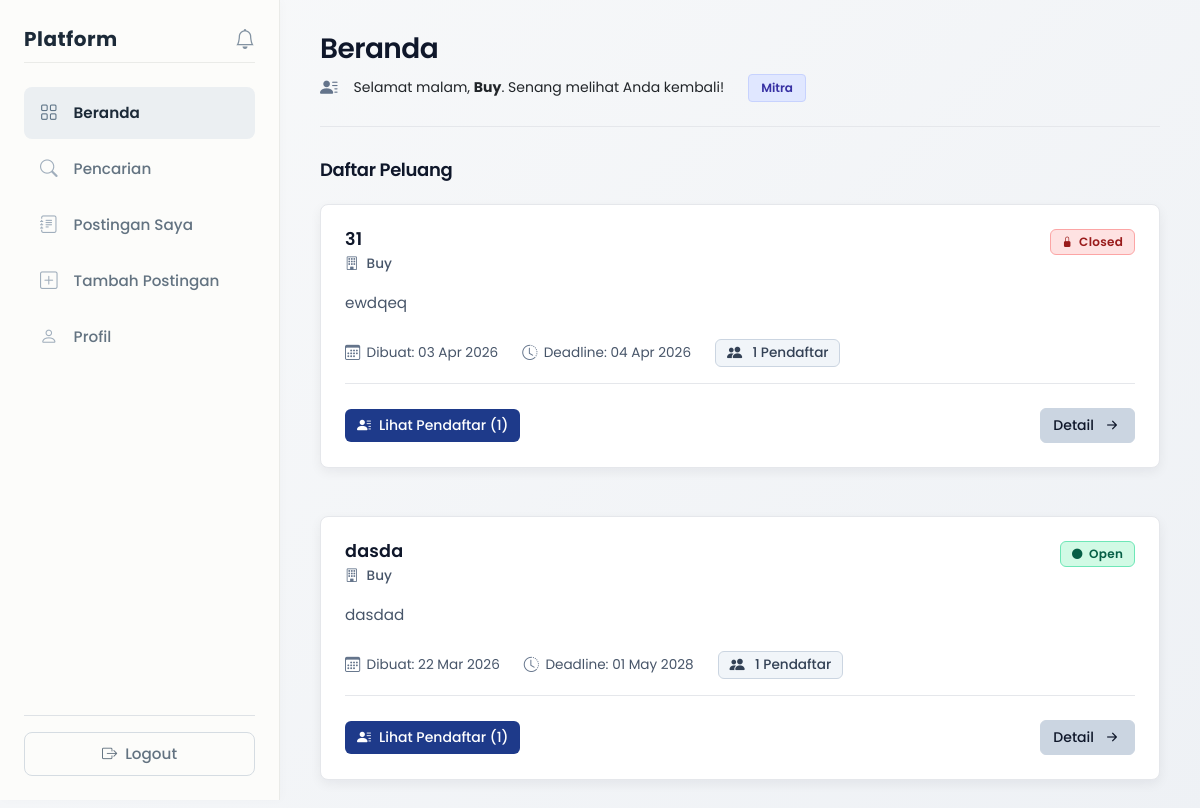
Screenshot of /views/dashboard.php (signed in) with the database file from the repository.
### tables this page shows
CREATE TABLE `mitra` (
  `id` int NOT NULL,
  `user_id` int NOT NULL,
  `nama_organisasi` varchar(150) DEFAULT NULL,
  `deskripsi` text,
  `kontak` varchar(100) DEFAULT NULL,
  `status_verifikasi` enum('pending','approved','rejected') DEFAULT 'pending'
);

CREATE TABLE `peluang` (
  `id` int NOT NULL,
  `mitra_id` int NOT NULL,
  `judul` varchar(150) NOT NULL,
  `deskripsi` text NOT NULL,
  `tipe` enum('magang','kursus') NOT NULL,
  `lokasi` varchar(100) DEFAULT NULL,
  `kuota` int DEFAULT '0',
  `min_ipk` decimal(3,2) DEFAULT '0.00',
  `min_semester` int DEFAULT '1',
  `fakultas` varchar(100) DEFAULT NULL,
  `deadline` datetime NOT NULL,
  `status` enum('pending','approved','rejected') DEFAULT 'approved',
  `created_at` timestamp NULL DEFAULT CURRENT_TIMESTAMP,
  `closed_at` timestamp NULL DEFAULT NULL
);

### views/components/post_card.php (the view, shortened to what this page needs)
<?php
$current_date = date('Y-m-d H:i:s');
$is_manually_closed = !empty($post['closed_at']);
$is_deadline_passed = $post['deadline'] < $current_date;
$is_post_open = !$is_manually_closed && !$is_deadline_passed;
$status = $is_post_open ? 'Open' : 'Closed';
?>
<div class="card mb-4 post-card">
    <div class="card-body p-4">
        <div class="d-flex justify-content-between align-items-start mb-3">
            <div>
                <h5 class="post-title mb-1"><?php echo htmlspecialchars($post['judul']); ?></h5>
                <div class="post-subtitle d-flex align-items-center">
                    <i class="bi bi-building me-2"></i>
                    <?php echo htmlspecialchars($post['nama_mitra'] ?? 'Mitra'); ?>
                </div>
            </div>
            <span class="badge badge-status <?php echo ($status == 'Open') ? 'status-open' : 'status-closed'; ?>">
                <?php if ($status == 'Open'): ?>
                    <i class="bi bi-circle-fill status-icon-pulse"></i> <?php echo $status; ?>
                <?php else: ?>
                    <i class="bi bi-lock-fill status-icon"></i> <?php echo $status; ?>
                <?php endif; ?>
            </span>
        </div>
        <p class="post-desc mt-2 mb-4">
            <?php echo htmlspecialchars($post['deskripsi']); ?>
        </p>
        <div class="d-flex flex-wrap gap-4 mb-4 pb-3 border-bottom post-meta-container">
            <div class="post-meta">
                <i class="bi bi-calendar3"></i>
                <span>Dibuat: <?php echo date('d M Y', strtotime($post['created_at'])); ?></span>
            </div>
            <div class="post-meta">
                <i class="bi bi-clock-history"></i>
                <span>Deadline: <?php echo date('d M Y', strtotime($post['deadline'])); ?></span>
            </div>
            <?php if ($role == 'mitra' && isset($post['applicant_count']) && !isset($hide_applicant_counter)): ?>
                <div class="post-meta meta-highlight badge">
                    <i class="bi bi-people-fill me-1"></i>
                    <?php echo $post['applicant_count']; ?> Pendaftar
                </div>
            <?php endif; ?>
        </div>
        <div class="d-flex justify-content-between align-items-center">
            <div class="d-flex gap-2">
                <?php if ($role == 'mahasiswa' && $is_post_open): ?>
                    <a href="<?= BASE_URL ?>/views/mahasiswa/apply.php?id=<?php echo $post['id']; ?>"
                       class="btn btn-navy btn-sm d-flex align-items-center gap-2"
                       onclick="return confirm('Apakah Anda yakin ingin mendaftar untuk peluang ini?')">
                        <i class="bi bi-send"></i> Daftar
                    </a>
                <?php elseif ($role == 'mitra'): ?>
                    <a href="<?= BASE_URL ?>/views/mitra/applicants.php?id=<?php echo $post['id']; ?>"
                       class="btn btn-navy btn-sm d-flex align-items-center gap-2">
                        <i class="bi bi-person-lines-fill"></i> Lihat Pendaftar (<?php echo $post['applicant_count'] ?? 0; ?>)
                    </a>
                <?php endif; ?>
            </div>
            <a href="<?= BASE_URL ?>/views/posts/detail.php?id=<?php echo $post['id']; ?>"
               class="btn btn-soft-outline btn-sm d-flex align-items-center gap-2">
                Detail <i class="bi bi-arrow-right-short fs-5 lh-1"></i>
            </a>
        </div>
    </div>
</div>

### views/dashboard.php (shortened to what this page needs)
<?php
include __DIR__ . '/../config/database.php';
$role = $_SESSION['role'];
$user_id = $_SESSION['user_id'];
$usernameDisplay = '';
switch ($role) {
    case 'mitra':
        $query = "SELECT nama_organisasi FROM mitra WHERE user_id = ?";
        $stmt = mysqli_prepare($conn, $query);
        mysqli_stmt_bind_param($stmt, "i", $user_id);
        mysqli_stmt_execute($stmt);
        $result = mysqli_stmt_get_result($stmt);
        if ($row = mysqli_fetch_assoc($result)) {
            $usernameDisplay = $row['nama_organisasi'];
        }
        break;
}
$hour = date('H');
if ($hour >= 5 && $hour < 12) {
    $greeting = "Selamat pagi";
} elseif ($hour >= 12 && $hour < 15) {
    $greeting = "Selamat siang";
} elseif ($hour >= 15 && $hour < 18) {
    $greeting = "Selamat sore";
} else {
    $greeting = "Selamat malam";
}
$query = "SELECT p.*,
                 (SELECT COUNT(*) FROM lamaran l WHERE l.peluang_id = p.id) as applicant_count,
                 m.nama_organisasi as nama_mitra
          FROM peluang p
          LEFT JOIN mitra m ON p.mitra_id = m.user_id
          WHERE p.status = 'approved' AND p.closed_at IS NULL
          ORDER BY p.created_at DESC";
$result = mysqli_query($conn, $query);
$posts = [];
while ($row = mysqli_fetch_assoc($result)) {
    $posts[] = $row;
}
?>
<!DOCTYPE html>
<html lang="id">
<head>
    <link href="https://cdn.jsdelivr.net/npm/bootstrap@5.3.0/dist/css/bootstrap.min.css" rel="stylesheet">
    <link rel="stylesheet" href="https://cdn.jsdelivr.net/npm/bootstrap-icons@1.11.0/font/bootstrap-icons.css">
    <link rel="stylesheet" href="../assets/css/design-system.css">
    <link rel="stylesheet" href="../assets/css/global.css">
    <link rel="stylesheet" href="../assets/css/layout.css">
    <link rel="stylesheet" href="../assets/css/components.css">
    <link rel="stylesheet" href="../assets/css/dashboard.css">
</head>
<body>
<div class="d-flex">
    <?php include __DIR__ . '/layouts/sidebar.php'; ?>
    <div class="content">
        <div class="page-header">
            <h1 class="page-title">Beranda</h1>
            <div class="page-subtitle mt-2 d-flex align-items-center">
                <i class="bi bi-person-lines-fill me-2" style="color: var(--icon-muted); font-size: 1.1rem;"></i>
                <span class="text-body">
                    <?php echo $greeting; ?>, <strong><?php echo htmlspecialchars($usernameDisplay); ?></strong>. Senang melihat Anda kembali!
                </span>
                <span class="badge-role role-<?php echo strtolower($role); ?> ms-3">
                    <?php echo htmlspecialchars($role); ?>
                </span>
            </div>
        </div>
        <h5 class="section-title">Daftar Peluang</h5>
        <div class="post-container">
            <?php if (empty($posts)): ?>
                <div class="alert-empty-state">
                    <i class="bi bi-inbox"></i>
                    <div>
                        <strong>Belum ada peluang saat ini</strong>
                        <span>Postingan yang tersedia akan muncul di daftar ini.</span>
                    </div>
                </div>
            <?php else: ?>
                <div class="row g-4">
                    <?php foreach ($posts as $post): ?>
                        <div class="col-12">
                            <?php include __DIR__ . '/components/post_card.php'; ?>
                        </div>
                    <?php endforeach; ?>
                </div>
            <?php endif; ?>
        </div>
    </div>
</div>
</body>
</html>

### assets/css/design-system.css (style rules this page uses)
:root { --color-white: #FFFFFF; --text-primary: #0F172A; --text-secondary: #334155; --text-muted: #475569; --icon-muted: #64748B; --border-normal: #CBD5E1; --border-light: #E5E7EB; --bg-light: #F1F5F9; --bg-hover-light: #F8FAFC; --primary-base: #1E3A8A; --primary-hover: #1E40AF; --success-text: #065F46; --success-bg: #D1FAE5; --success-border: #6EE7B7; --danger-text: #991B1B; --danger-base: #DC2626; --danger-hover: #B91C1C; --danger-bg: #FEE2E2; --danger-bg-hover: #FEF2F2; --danger-border: #FCA5A5; --danger-border-hover: #F87171; --warning-base: #D97706; --warning-hover: #B45309; --warning-bg-hover: #FFFBEB; --warning-border: #FDE68A; --warning-border-hover: #FCD34D; --bg-canvas: var(--bg-light); --bg-surface: var(--color-white); --bg-subtle: var(--bg-hover-light); --border-base: var(--border-light); --text-headline: var(--text-primary); --text-body: var(--text-secondary); --text-subtle: var(--text-muted); --primary: var(--primary-base); --primary-hover-color: var(--primary-hover); --secondary: var(--border-normal); --secondary-hover: var(--border-light); --secondary-text: var(--text-secondary); --success: var(--success-text); --success-hover: var(--success-text); --success-light: var(--success-bg); --warning: var(--warning-base); --warning-hover: var(--warning-hover); --warning-light: var(--warning-bg-hover); --danger: var(--danger-base); --danger-hover-color: var(--danger-hover); --danger-light: var(--danger-bg); --info: var(--primary-base); --info-hover: var(--primary-hover); --info-light: var(--bg-hover-light); --border-active: var(--primary-base); --border-width-base: 1px; --border-width-active: 1.5px; --radius-base: 6px; --radius-sm: 4px; --radius-lg: 8px; --shadow-subtle: 0 1px 3px rgba(15, 23, 42, 0.02), 0 8px 24px rgba(15, 23, 42, 0.04); --shadow-hover: 0 4px 6px rgba(15, 23, 42, 0.03), 0 12px 32px rgba(15, 23, 42, 0.06); --shadow-card: 0 2px 8px rgba(15, 23, 42, 0.06); --font-primary: 'Poppins', sans-serif; --letter-spacing-tight: -0.02em; --letter-spacing-normal: 0; --letter-spacing-wide: 0.02em; --transition-fast: 0.15s ease; --transition-base: 0.2s ease; --transition-slow: 0.3s ease; --icon-xs: 14px; --icon-sm: 16px; --icon-md: 20px; --icon-lg: 24px; --icon-stroke: 1.5px; }

### assets/css/global.css (style rules this page uses)
body { font-family: 'Poppins', sans-serif; background: linear-gradient(135deg, #f8f9fa, #eef1f5); margin: 0; padding: 0; }
.card { border: none; border-radius: 14px; box-shadow: 0 2px 4px rgba(0,0,0,0.1); }
.btn { border-radius: 10px; padding: 10px 20px; font-weight: 500; font-size: 0.95rem; }
.btn-sm { padding: 6px 12px; font-size: 0.875rem; }
.mb-1 { margin-bottom: 0.25rem !important; }
.mb-3 { margin-bottom: 1rem !important; }
.mb-4 { margin-bottom: 1.5rem !important; }
.mt-2 { margin-top: 0.5rem !important; }
.page-header { margin-bottom: 2rem; padding-bottom: 1rem; border-bottom: 1px solid #eaebef; }
.page-title { font-size: 1.5rem; font-weight: 600; color: #1c2a38; margin-bottom: 0.5rem; }
.page-subtitle { color: #637381; font-size: 0.875rem; font-weight: 400; }
.badge { font-size: 0.75rem; font-weight: 500; padding: 0.35em 0.65em; }

### assets/css/layout.css (style rules this page uses)
.content { margin-left: 280px; padding: 2rem; flex: 1; min-height: 100vh; }

### assets/css/dashboard.css (style rules this page uses)
body { background-color: var(--bg-canvas); font-family: var(--font-primary); color: var(--text-body); -webkit-font-smoothing: antialiased; margin: 0; padding: 0; }
.content { padding: 32px 40px; width: 100%; min-height: 100vh; box-sizing: border-box; }
.page-header { margin-bottom: 32px; padding-bottom: 24px; border-bottom: var(--border-width-base) solid var(--border-base); }
.page-title { color: var(--text-headline); font-weight: 600; letter-spacing: var(--letter-spacing-tight); font-size: 28px; margin-bottom: 8px; margin-top: 0; }
.page-subtitle { color: var(--text-subtle); font-size: 14px; font-weight: 400; margin: 0; display: flex; align-items: center; gap: 8px; }
.badge-role { padding: 4px 12px; border-radius: var(--radius-sm); font-size: 12px; font-weight: 600; text-transform: capitalize; display: inline-flex; align-items: center; justify-content: center; }
.badge-role.role-mitra { background-color: #E0E7FF; color: #3730A3; border: 1px solid #C7D2FE; }
.badge-role { background-color: var(--bg-subtle); color: var(--text-secondary); border: 1px solid var(--border-base); }
.section-title { color: var(--text-headline); font-weight: 600; font-size: 18px; margin-bottom: 24px; letter-spacing: var(--letter-spacing-tight); }
.post-container { display: flex; flex-direction: column; gap: 24px; }

### rows the page displays
mitra: nama_organisasi "Buy"
peluang: judul "31", nama_mitra "Buy", deskripsi "ewdqeq", created_at "03 Apr 2026", deadline "04 Apr 2026", applicant_count "1"
peluang: judul "dasda", nama_mitra "Buy", deskripsi "dasdad", created_at "22 Mar 2026", deadline "01 May 2028", applicant_count "1"

### other values shown
$greeting "Selamat malam"
$role "Mitra"
